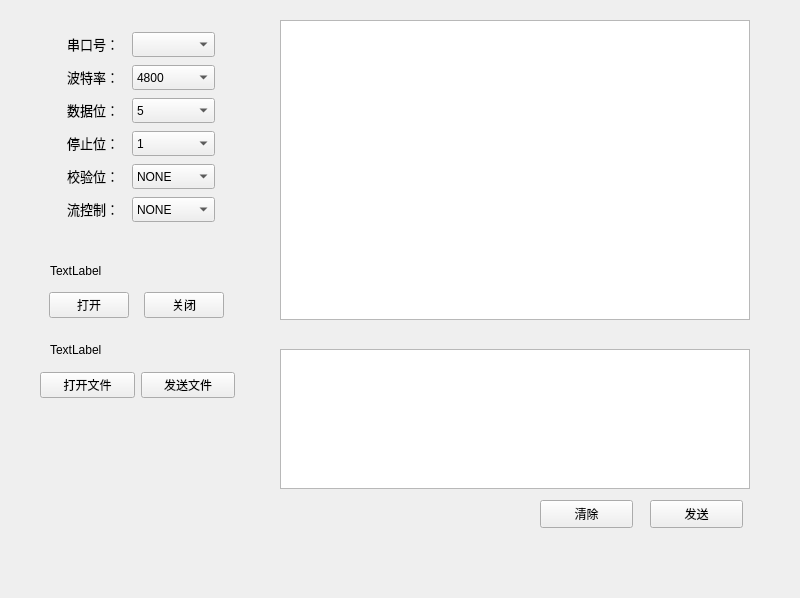
<?xml version="1.0" encoding="UTF-8"?>
<ui version="4.0">
 <class>Widget</class>
 <widget class="QWidget" name="Widget">
  <property name="geometry">
   <rect>
    <x>0</x>
    <y>0</y>
    <width>800</width>
    <height>598</height>
   </rect>
  </property>
  <property name="windowTitle">
   <string>Widget</string>
  </property>
  <widget class="QLabel" name="label_PortState">
   <property name="geometry">
    <rect>
     <x>50</x>
     <y>260</y>
     <width>191</width>
     <height>21</height>
    </rect>
   </property>
   <property name="font">
    <font>
     <pointsize>9</pointsize>
    </font>
   </property>
   <property name="text">
    <string>TextLabel</string>
   </property>
   <property name="scaledContents">
    <bool>false</bool>
   </property>
  </widget>
  <widget class="QWidget" name="layoutWidget">
   <property name="geometry">
    <rect>
     <x>40</x>
     <y>290</y>
     <width>195</width>
     <height>30</height>
    </rect>
   </property>
   <layout class="QHBoxLayout" name="horizontalLayout">
    <item>
     <widget class="QPushButton" name="Button_Open">
      <property name="sizePolicy">
       <sizepolicy hsizetype="Fixed" vsizetype="Fixed">
        <horstretch>0</horstretch>
        <verstretch>0</verstretch>
       </sizepolicy>
      </property>
      <property name="text">
       <string>打开</string>
      </property>
     </widget>
    </item>
    <item>
     <widget class="QPushButton" name="Button_Close">
      <property name="sizePolicy">
       <sizepolicy hsizetype="Fixed" vsizetype="Fixed">
        <horstretch>0</horstretch>
        <verstretch>0</verstretch>
       </sizepolicy>
      </property>
      <property name="text">
       <string>关闭</string>
      </property>
     </widget>
    </item>
   </layout>
  </widget>
  <widget class="QWidget" name="layoutWidget">
   <property name="geometry">
    <rect>
     <x>60</x>
     <y>30</y>
     <width>162</width>
     <height>199</height>
    </rect>
   </property>
   <layout class="QVBoxLayout" name="verticalLayout">
    <item>
     <layout class="QHBoxLayout" name="horizontalLayout_2">
      <item>
       <widget class="QLabel" name="label_PortName">
        <property name="sizePolicy">
         <sizepolicy hsizetype="Fixed" vsizetype="Fixed">
          <horstretch>0</horstretch>
          <verstretch>0</verstretch>
         </sizepolicy>
        </property>
        <property name="minimumSize">
         <size>
          <width>0</width>
          <height>0</height>
         </size>
        </property>
        <property name="font">
         <font>
          <pointsize>10</pointsize>
         </font>
        </property>
        <property name="text">
         <string>串口号：</string>
        </property>
       </widget>
      </item>
      <item>
       <widget class="QComboBox" name="comboBox_PortName">
        <property name="enabled">
         <bool>true</bool>
        </property>
        <property name="sizePolicy">
         <sizepolicy hsizetype="Fixed" vsizetype="Fixed">
          <horstretch>0</horstretch>
          <verstretch>0</verstretch>
         </sizepolicy>
        </property>
        <property name="minimumSize">
         <size>
          <width>83</width>
          <height>25</height>
         </size>
        </property>
        <property name="maximumSize">
         <size>
          <width>83</width>
          <height>25</height>
         </size>
        </property>
       </widget>
      </item>
     </layout>
    </item>
    <item>
     <layout class="QHBoxLayout" name="horizontalLayout_3">
      <item>
       <widget class="QLabel" name="label_Baudrate">
        <property name="sizePolicy">
         <sizepolicy hsizetype="Fixed" vsizetype="Fixed">
          <horstretch>0</horstretch>
          <verstretch>0</verstretch>
         </sizepolicy>
        </property>
        <property name="font">
         <font>
          <pointsize>10</pointsize>
         </font>
        </property>
        <property name="text">
         <string>波特率：</string>
        </property>
       </widget>
      </item>
      <item>
       <widget class="QComboBox" name="comboBox_Baudrate">
        <property name="sizePolicy">
         <sizepolicy hsizetype="Fixed" vsizetype="Fixed">
          <horstretch>0</horstretch>
          <verstretch>0</verstretch>
         </sizepolicy>
        </property>
        <property name="minimumSize">
         <size>
          <width>83</width>
          <height>25</height>
         </size>
        </property>
        <property name="maximumSize">
         <size>
          <width>83</width>
          <height>25</height>
         </size>
        </property>
        <item>
         <property name="text">
          <string>4800</string>
         </property>
        </item>
        <item>
         <property name="text">
          <string>9600</string>
         </property>
        </item>
        <item>
         <property name="text">
          <string>14400</string>
         </property>
        </item>
        <item>
         <property name="text">
          <string>19200</string>
         </property>
        </item>
        <item>
         <property name="text">
          <string>115200</string>
         </property>
        </item>
       </widget>
      </item>
     </layout>
    </item>
    <item>
     <layout class="QHBoxLayout" name="horizontalLayout_4">
      <item>
       <widget class="QLabel" name="label_Databits">
        <property name="sizePolicy">
         <sizepolicy hsizetype="Fixed" vsizetype="Fixed">
          <horstretch>0</horstretch>
          <verstretch>0</verstretch>
         </sizepolicy>
        </property>
        <property name="font">
         <font>
          <pointsize>10</pointsize>
         </font>
        </property>
        <property name="text">
         <string>数据位：</string>
        </property>
       </widget>
      </item>
      <item>
       <widget class="QComboBox" name="comboBox_Databits">
        <property name="sizePolicy">
         <sizepolicy hsizetype="Fixed" vsizetype="Fixed">
          <horstretch>0</horstretch>
          <verstretch>0</verstretch>
         </sizepolicy>
        </property>
        <property name="minimumSize">
         <size>
          <width>83</width>
          <height>25</height>
         </size>
        </property>
        <property name="maximumSize">
         <size>
          <width>83</width>
          <height>25</height>
         </size>
        </property>
        <item>
         <property name="text">
          <string>5</string>
         </property>
        </item>
        <item>
         <property name="text">
          <string>6</string>
         </property>
        </item>
        <item>
         <property name="text">
          <string>7</string>
         </property>
        </item>
        <item>
         <property name="text">
          <string>8</string>
         </property>
        </item>
       </widget>
      </item>
     </layout>
    </item>
    <item>
     <layout class="QHBoxLayout" name="horizontalLayout_5">
      <item>
       <widget class="QLabel" name="label_Stopbits">
        <property name="sizePolicy">
         <sizepolicy hsizetype="Fixed" vsizetype="Fixed">
          <horstretch>0</horstretch>
          <verstretch>0</verstretch>
         </sizepolicy>
        </property>
        <property name="font">
         <font>
          <pointsize>10</pointsize>
         </font>
        </property>
        <property name="text">
         <string>停止位：</string>
        </property>
       </widget>
      </item>
      <item>
       <widget class="QComboBox" name="comboBox_Stopbits">
        <property name="sizePolicy">
         <sizepolicy hsizetype="Fixed" vsizetype="Fixed">
          <horstretch>0</horstretch>
          <verstretch>0</verstretch>
         </sizepolicy>
        </property>
        <property name="minimumSize">
         <size>
          <width>83</width>
          <height>25</height>
         </size>
        </property>
        <property name="maximumSize">
         <size>
          <width>83</width>
          <height>25</height>
         </size>
        </property>
        <item>
         <property name="text">
          <string>1</string>
         </property>
        </item>
        <item>
         <property name="text">
          <string>1.5</string>
         </property>
        </item>
        <item>
         <property name="text">
          <string>2</string>
         </property>
        </item>
       </widget>
      </item>
     </layout>
    </item>
    <item>
     <layout class="QHBoxLayout" name="horizontalLayout_6">
      <item>
       <widget class="QLabel" name="label_Paritybits">
        <property name="sizePolicy">
         <sizepolicy hsizetype="Fixed" vsizetype="Fixed">
          <horstretch>0</horstretch>
          <verstretch>0</verstretch>
         </sizepolicy>
        </property>
        <property name="font">
         <font>
          <pointsize>10</pointsize>
         </font>
        </property>
        <property name="text">
         <string>校验位：</string>
        </property>
       </widget>
      </item>
      <item>
       <widget class="QComboBox" name="comboBox_ParityBits">
        <property name="sizePolicy">
         <sizepolicy hsizetype="Fixed" vsizetype="Fixed">
          <horstretch>0</horstretch>
          <verstretch>0</verstretch>
         </sizepolicy>
        </property>
        <property name="minimumSize">
         <size>
          <width>83</width>
          <height>25</height>
         </size>
        </property>
        <property name="maximumSize">
         <size>
          <width>83</width>
          <height>25</height>
         </size>
        </property>
        <item>
         <property name="text">
          <string>NONE</string>
         </property>
        </item>
        <item>
         <property name="text">
          <string>EVEN</string>
         </property>
        </item>
        <item>
         <property name="text">
          <string>ODD</string>
         </property>
        </item>
        <item>
         <property name="text">
          <string>SPACE</string>
         </property>
        </item>
        <item>
         <property name="text">
          <string>MARK</string>
         </property>
        </item>
       </widget>
      </item>
     </layout>
    </item>
    <item>
     <layout class="QHBoxLayout" name="horizontalLayout_7">
      <item>
       <widget class="QLabel" name="label_Flowcontrol">
        <property name="sizePolicy">
         <sizepolicy hsizetype="Fixed" vsizetype="Fixed">
          <horstretch>0</horstretch>
          <verstretch>0</verstretch>
         </sizepolicy>
        </property>
        <property name="font">
         <font>
          <pointsize>10</pointsize>
         </font>
        </property>
        <property name="text">
         <string>流控制：</string>
        </property>
       </widget>
      </item>
      <item>
       <widget class="QComboBox" name="comboBox_Flowcontrol">
        <property name="sizePolicy">
         <sizepolicy hsizetype="Fixed" vsizetype="Fixed">
          <horstretch>0</horstretch>
          <verstretch>0</verstretch>
         </sizepolicy>
        </property>
        <property name="minimumSize">
         <size>
          <width>83</width>
          <height>25</height>
         </size>
        </property>
        <property name="maximumSize">
         <size>
          <width>83</width>
          <height>25</height>
         </size>
        </property>
        <item>
         <property name="text">
          <string>NONE</string>
         </property>
        </item>
        <item>
         <property name="text">
          <string>RTS/CTS</string>
         </property>
        </item>
        <item>
         <property name="text">
          <string>XON/XOFF</string>
         </property>
        </item>
       </widget>
      </item>
     </layout>
    </item>
   </layout>
  </widget>
  <widget class="QPlainTextEdit" name="plainTextEdit_ReceiveWindow">
   <property name="geometry">
    <rect>
     <x>280</x>
     <y>20</y>
     <width>470</width>
     <height>300</height>
    </rect>
   </property>
  </widget>
  <widget class="QPlainTextEdit" name="plainTextEdit_SendWindow">
   <property name="geometry">
    <rect>
     <x>280</x>
     <y>349</y>
     <width>470</width>
     <height>140</height>
    </rect>
   </property>
  </widget>
  <widget class="QPushButton" name="Button_Send">
   <property name="geometry">
    <rect>
     <x>650</x>
     <y>500</y>
     <width>93</width>
     <height>28</height>
    </rect>
   </property>
   <property name="text">
    <string>发送</string>
   </property>
  </widget>
  <widget class="QPushButton" name="Button_SendClear">
   <property name="geometry">
    <rect>
     <x>540</x>
     <y>500</y>
     <width>93</width>
     <height>28</height>
    </rect>
   </property>
   <property name="text">
    <string>清除</string>
   </property>
  </widget>
  <widget class="QLabel" name="label_FileState">
   <property name="geometry">
    <rect>
     <x>50</x>
     <y>340</y>
     <width>201</width>
     <height>19</height>
    </rect>
   </property>
   <property name="text">
    <string>TextLabel</string>
   </property>
  </widget>
  <widget class="QWidget" name="layoutWidget">
   <property name="geometry">
    <rect>
     <x>40</x>
     <y>370</y>
     <width>195</width>
     <height>30</height>
    </rect>
   </property>
   <layout class="QHBoxLayout" name="horizontalLayout_8">
    <item>
     <widget class="QPushButton" name="pushButton_FileOpen">
      <property name="text">
       <string>打开文件</string>
      </property>
     </widget>
    </item>
    <item>
     <widget class="QPushButton" name="pushButton_FileSend">
      <property name="text">
       <string>发送文件</string>
      </property>
     </widget>
    </item>
   </layout>
  </widget>
 </widget>
 <resources/>
 <connections/>
</ui>
